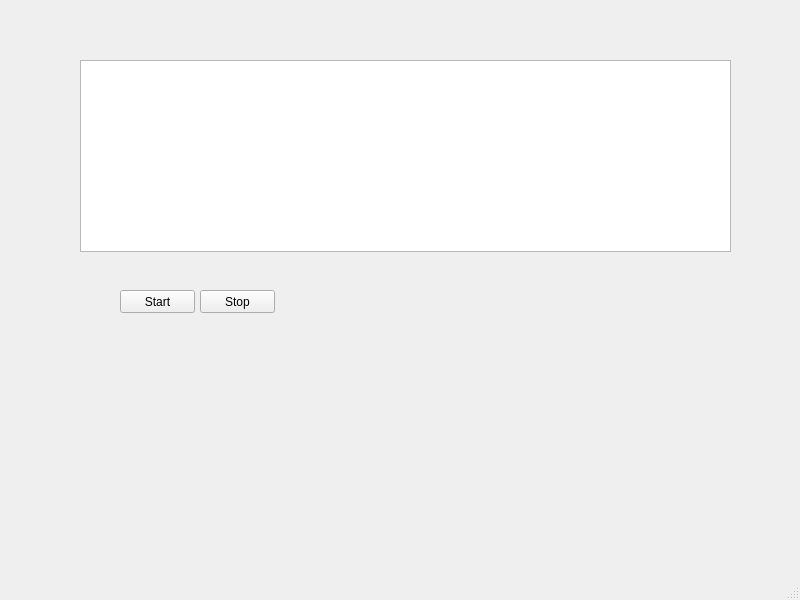
<?xml version="1.0" encoding="UTF-8"?>
<ui version="4.0">
 <class>MainWindow</class>
 <widget class="QMainWindow" name="MainWindow">
  <property name="geometry">
   <rect>
    <x>0</x>
    <y>0</y>
    <width>800</width>
    <height>600</height>
   </rect>
  </property>
  <property name="windowTitle">
   <string>MainWindow</string>
  </property>
  <widget class="QWidget" name="centralwidget">
   <widget class="QTextBrowser" name="ShowBox">
    <property name="geometry">
     <rect>
      <x>80</x>
      <y>60</y>
      <width>651</width>
      <height>192</height>
     </rect>
    </property>
   </widget>
   <widget class="QPushButton" name="Start">
    <property name="geometry">
     <rect>
      <x>120</x>
      <y>290</y>
      <width>75</width>
      <height>23</height>
     </rect>
    </property>
    <property name="text">
     <string>Start</string>
    </property>
   </widget>
   <widget class="QPushButton" name="Stop">
    <property name="geometry">
     <rect>
      <x>200</x>
      <y>290</y>
      <width>75</width>
      <height>23</height>
     </rect>
    </property>
    <property name="text">
     <string>Stop</string>
    </property>
   </widget>
  </widget>
  <widget class="QMenuBar" name="menubar">
   <property name="geometry">
    <rect>
     <x>0</x>
     <y>0</y>
     <width>800</width>
     <height>23</height>
    </rect>
   </property>
  </widget>
  <widget class="QStatusBar" name="statusbar"/>
 </widget>
 <resources/>
 <connections/>
</ui>
